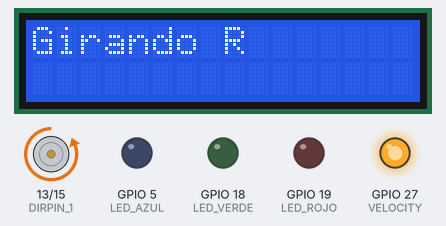
Simulated run of this sketch. Board: ESP32. Shown: 16×2 character LCD, motor-driver pin pairs drawn as motors (green arrow = first pin HIGH = forward, orange = second pin HIGH = backward, longer = more drive), output pins drawn as LEDs (lit = HIGH). What the sketch prints to the serial monitor is not drawn.

Above: at 0.1 s.
At 2.1 s:
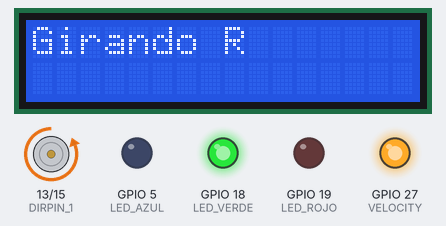
At 4.1 s:
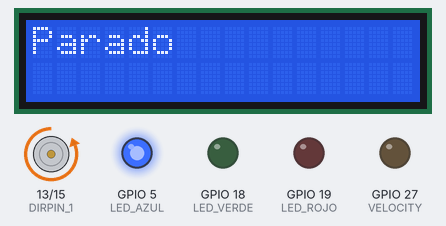
At 8.1 s:
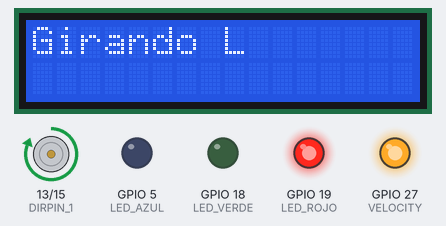
At 12.2 s:
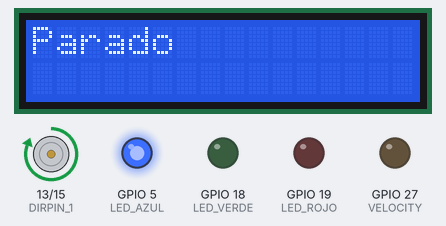
At 16.2 s:
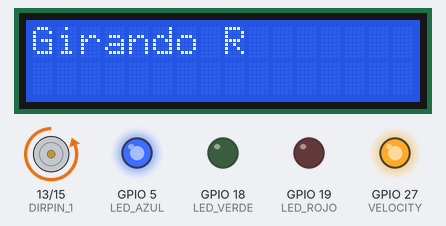
Timing chart, 0 to 37.7 s (numbered marks = the images above):
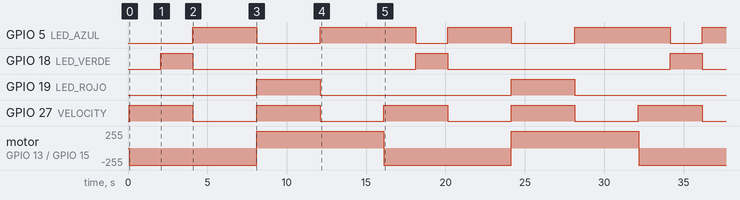

Measured:
- by itself, GPIO 5 (LED_AZUL): LOW → HIGH at 4.1 s, → LOW 4.0 s later, → HIGH 4.0 s later, → LOW 6.0 s later, … (9 changes in this stretch)
- by itself, GPIO 18 (LED_VERDE): alternates HIGH for 2.0 s and LOW for 14.0 s
- by itself, GPIO 19 (LED_ROJO): alternates HIGH for 4.0 s and LOW for 12.0 s
- by itself, GPIO 27 (VELOCITY): alternates HIGH for 4.0 s and LOW for 4.0 s
- by itself, motor on GPIO 13 (DIRPIN_1) / GPIO 15 (DIRPIN_2): alternates forward 255/255 for 8.0 s and backward 255/255 for 8.0 s
- what the display in image 2 shows lasts 4.0 s, from 4.1 s to 8.1 s

The sketch:

28_Motor.ino
```cpp
//LED_DISPLAY
#include <LiquidCrystal_I2C.h>
#include <Wire.h>

#define SCL 25
#define SDA 33
#define ADDR 0x3F

//handler
LiquidCrystal_I2C lcd(ADDR,16,2);

#define VELOCITY 27
#define DIRPIN_1 13
#define DIRPIN_2 15

#define LED_ROJO 19
#define LED_VERDE 18
#define LED_AZUL 5

#define DERECHA 1
#define IZQUIERDA 2
#define PARO 3


void setup() {
  Serial.begin(115200);

  Wire.begin(SDA,SCL);
  lcd.init();
  lcd.clear();
  lcd.backlight();


  pinMode(VELOCITY, OUTPUT);
  pinMode(DIRPIN_1, OUTPUT);
  pinMode(DIRPIN_2, OUTPUT);

  pinMode(LED_ROJO, OUTPUT);
  pinMode(LED_VERDE, OUTPUT);
  pinMode(LED_AZUL, OUTPUT);
}

void loop() {
  cambioEstado(DERECHA);
  delay(2000);
  cambioEstado(PARO);
  delay(2000);
  cambioEstado(IZQUIERDA);
  delay(2000);
  cambioEstado(PARO);
  delay(2000);
}

void cambioEstado(int estadoNuevo){
  switch(estadoNuevo){
    case DERECHA:
      derecha();
      break;
    case IZQUIERDA:
      izquierda();
      break;
    case PARO:
      parar();
      break;
  }
}

void derecha(){
  digitalWrite(VELOCITY, HIGH); //Encender motor
  Serial.println("Girando R");
  lcd.clear();
  lcd.setCursor(0,0);
  lcd.print("Girando R");
  //analogWrite(VELOCITY, 200);
  digitalWrite(DIRPIN_1, 0);
  digitalWrite(DIRPIN_2, 1);
  delay(2000);
  digitalWrite(LED_ROJO, LOW);
  digitalWrite(LED_VERDE, HIGH);
  digitalWrite(LED_AZUL, LOW);
}

void parar(){
  Serial.println("Parado");
  lcd.clear();
  lcd.setCursor(0,0);
  lcd.print("Parado");
  //analogWrite(VELOCITY, 0);
  digitalWrite(VELOCITY, LOW); //Apagar motor

  digitalWrite(LED_ROJO, LOW);
  digitalWrite(LED_VERDE, LOW);
  digitalWrite(LED_AZUL, HIGH);
  delay(2000);
}

void izquierda(){
  Serial.println("Girando L");
  lcd.clear();
  lcd.setCursor(0,0);
  lcd.print("Girando L");
  digitalWrite(VELOCITY, HIGH); //Encender motor
  //analogWrite(VELOCITY, 150);
  digitalWrite(DIRPIN_1, 1);
  digitalWrite(DIRPIN_2, 0);
  digitalWrite(LED_ROJO, HIGH);
  digitalWrite(LED_VERDE, LOW);
  digitalWrite(LED_AZUL, LOW);
  delay(2000);
}
```
